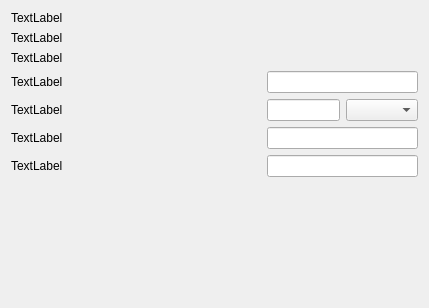
<?xml version="1.0" encoding="UTF-8"?>
<ui version="4.0">
 <class>Form</class>
 <widget class="QWidget" name="Form">
  <property name="geometry">
   <rect>
    <x>0</x>
    <y>0</y>
    <width>429</width>
    <height>308</height>
   </rect>
  </property>
  <property name="windowTitle">
   <string>Form</string>
  </property>
  <layout class="QVBoxLayout" name="verticalLayout">
   <item>
    <layout class="QHBoxLayout" name="horizontalLayout">
     <item>
      <widget class="QLabel" name="EncludeTextEncoderLabel">
       <property name="minimumSize">
        <size>
         <width>250</width>
         <height>0</height>
        </size>
       </property>
       <property name="text">
        <string>TextLabel</string>
       </property>
      </widget>
     </item>
     <item>
      <widget class="PlCheckBox" name="EncludeTextEncoderCheck">
       <property name="toolTip">
        <string>Custom checkbox with styling</string>
       </property>
      </widget>
     </item>
    </layout>
   </item>
   <item>
    <layout class="QHBoxLayout" name="horizontalLayout_2">
     <item>
      <widget class="QLabel" name="TrainTextEncoderLabel">
       <property name="minimumSize">
        <size>
         <width>250</width>
         <height>0</height>
        </size>
       </property>
       <property name="text">
        <string>TextLabel</string>
       </property>
      </widget>
     </item>
     <item>
      <widget class="PlCheckBox" name="TrainTextEncoderCheck">
       <property name="toolTip">
        <string>Custom checkbox with styling</string>
       </property>
      </widget>
     </item>
    </layout>
   </item>
   <item>
    <layout class="QHBoxLayout" name="horizontalLayout_3">
     <item>
      <widget class="QLabel" name="TrainTEEmbeddingLabel">
       <property name="minimumSize">
        <size>
         <width>250</width>
         <height>0</height>
        </size>
       </property>
       <property name="text">
        <string>TextLabel</string>
       </property>
      </widget>
     </item>
     <item>
      <widget class="PlCheckBox" name="TrainTEEmbeddingCheck">
       <property name="toolTip">
        <string>Custom checkbox with styling</string>
       </property>
      </widget>
     </item>
    </layout>
   </item>
   <item>
    <layout class="QHBoxLayout" name="horizontalLayout_4">
     <item>
      <widget class="QLabel" name="DropoutProbability">
       <property name="minimumSize">
        <size>
         <width>250</width>
         <height>0</height>
        </size>
       </property>
       <property name="text">
        <string>TextLabel</string>
       </property>
      </widget>
     </item>
     <item>
      <widget class="QLineEdit" name="DropoutProbabilitty"/>
     </item>
    </layout>
   </item>
   <item>
    <layout class="QHBoxLayout" name="horizontalLayout_7">
     <item>
      <widget class="QLabel" name="StopTrainingAfterLabel">
       <property name="minimumSize">
        <size>
         <width>250</width>
         <height>0</height>
        </size>
       </property>
       <property name="text">
        <string>TextLabel</string>
       </property>
      </widget>
     </item>
     <item>
      <widget class="QLineEdit" name="StopTrainingAfter"/>
     </item>
     <item>
      <widget class="QComboBox" name="StopTrainingAfterCombo"/>
     </item>
    </layout>
   </item>
   <item>
    <layout class="QHBoxLayout" name="horizontalLayout_5">
     <item>
      <widget class="QLabel" name="TELearningRateLabel">
       <property name="minimumSize">
        <size>
         <width>250</width>
         <height>0</height>
        </size>
       </property>
       <property name="text">
        <string>TextLabel</string>
       </property>
      </widget>
     </item>
     <item>
      <widget class="QLineEdit" name="TELearningRate"/>
     </item>
    </layout>
   </item>
   <item>
    <layout class="QHBoxLayout" name="horizontalLayout_6">
     <item>
      <widget class="QLabel" name="TEClipSkipLabel">
       <property name="minimumSize">
        <size>
         <width>250</width>
         <height>0</height>
        </size>
       </property>
       <property name="text">
        <string>TextLabel</string>
       </property>
      </widget>
     </item>
     <item>
      <widget class="QLineEdit" name="TEClipSkip"/>
     </item>
    </layout>
   </item>
   <item>
    <spacer name="verticalSpacer">
     <property name="orientation">
      <enum>Qt::Orientation::Vertical</enum>
     </property>
     <property name="sizeHint" stdset="0">
      <size>
       <width>20</width>
       <height>34</height>
      </size>
     </property>
    </spacer>
   </item>
  </layout>
 </widget>
 <customwidgets>
  <customwidget>
   <class>PlCheckBox</class>
   <extends>QWidget</extends>
   <header>plwidgets.PlWidgets</header>
  </customwidget>
 </customwidgets>
 <resources/>
 <connections/>
</ui>
